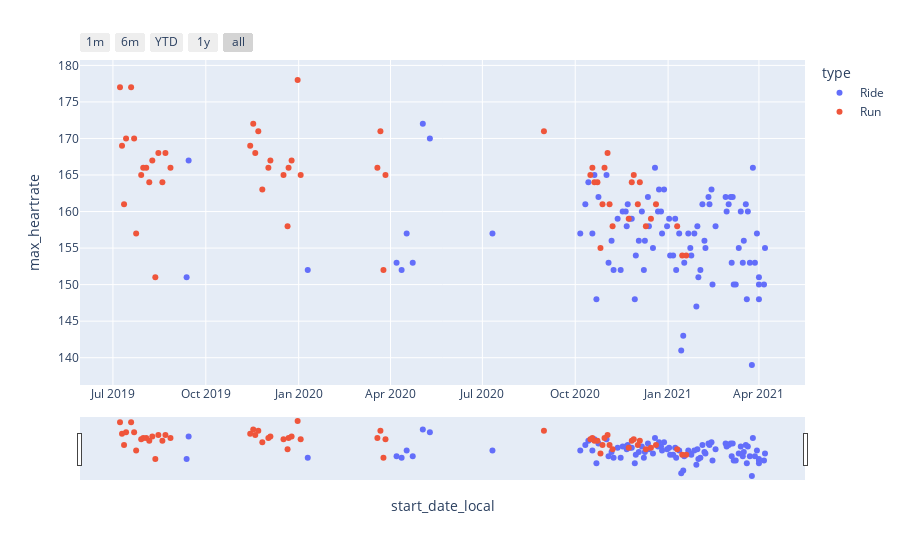

Source (notebook cell):
### Code cell
fig = px.scatter(_df, x='start_date_local', y='max_heartrate', color='type')
fig.update_xaxes(rangeslider_visible=True,
                 rangeselector=dict(
                     buttons=list([
                         dict(count=1, label="1m", step="month", stepmode="backward"),
                         dict(count=6, label="6m", step="month", stepmode="backward"),
                         dict(count=1, label="YTD", step="year", stepmode="todate"),
                         dict(count=1, label="1y", step="year", stepmode="backward"),
                         dict(step="all")
                     ]))
                )
fig.show()

### Figure 1 — Plotly figure (JSON) as saved in the notebook; plotly's stock layout.template omitted (floating-point values rounded to 4 significant figures)
{"data": [{"hovertemplate": "type=Ride<br>start_date_local=%{x}<br>max_heartrate=%{y}<extra></extra>", "legendgroup": "Ride", "marker": {"color": "#636efa", "symbol": "circle"}, "mode": "markers", "name": "Ride", "orientation": "v", "showlegend": true, "type": "scatter", "x": ["2021-04-07", "2021-04-06", "2021-04-01", "2021-04-01", "2021-04-01", "2021-03-30", "2021-03-28", "2021-03-26", "2021-03-25", "2021-03-23", "2021-03-21", "2021-03-20", "2021-03-19", "2021-03-17", "2021-03-16", "2021-03-14", "2021-03-12", "2021-03-09", "2021-03-07", "2021-03-06", "2021-03-05", "2021-03-04", "2021-03-02", "2021-02-28", "2021-02-27", "2021-02-17", "2021-02-14", "2021-02-13", "2021-02-11", "2021-02-10", "2021-02-07", "2021-02-06", "2021-02-04", "2021-02-02", "2021-01-31", "2021-01-30", "2021-01-29", "2021-01-27", "2021-01-24", "2021-01-23", "2021-01-21", "2021-01-17", "2021-01-16", "2021-01-14", "2021-01-12", "2021-01-09", "2021-01-08", "2021-01-06", "2021-01-03", "2021-01-02", "2020-12-31", "2020-12-28", "2020-12-26", "2020-12-25", "2020-12-23", "2020-12-22", "2020-12-19", "2020-12-17", "2020-12-13", "2020-12-12", "2020-12-09", "2020-12-08", "2020-12-06", "2020-12-03", "2020-11-30", "2020-11-29", "2020-11-26", "2020-11-24", "2020-11-22", "2020-11-21", "2020-11-20", "2020-11-17", "2020-11-15", "2020-11-12", "2020-11-08", "2020-11-06", "2020-11-03", "2020-11-01", "2020-10-24", "2020-10-22", "2020-10-20", "2020-10-18", "2020-10-14", "2020-10-11", "2020-10-06", "2020-07-11", "2020-05-10", "2020-05-03", "2020-04-23", "2020-04-17", "2020-04-12", "2020-04-07", "2020-01-10", "2019-09-14", "2019-09-12"], "xaxis": "x", "y": [155, 150, 148, 150, 151, 157, 153, 166, 139, 153, 160, 148, 161, 156, 153, 160, 155, 150, 150, 162, 153, 162, 161, 160, 162, 158, 150, 163, 161, 162, 155, 156, 161, 152, 151, 158, 147, 157, 154, 155, 157, 153, 143, 141, 157, 152, 159, 154, 154, 159, 158, 163, 157, 160, 163, 160, 166, 155, 158, 162, 156, 152, 160, 156, 154, 148, 159, 159, 161, 158, 160, 160, 152, 159, 152, 156, 153, 165, 162, 148, 165, 157, 164, 161, 157, 157, 170, 172, 153, 157, 152, 153, 152, 167, 151], "yaxis": "y"}, {"hovertemplate": "type=Run<br>start_date_local=%{x}<br>max_heartrate=%{y}<extra></extra>", "legendgroup": "Run", "marker": {"color": "#EF553B", "symbol": "circle"}, "mode": "markers", "name": "Run", "orientation": "v", "showlegend": true, "type": "scatter", "x": ["2021-01-19", "2021-01-15", "2021-01-10", "2020-12-20", "2020-12-15", "2020-12-10", "2020-12-04", "2020-12-02", "2020-11-28", "2020-11-26", "2020-11-23", "2020-11-07", "2020-11-04", "2020-11-02", "2020-10-30", "2020-10-28", "2020-10-26", "2020-10-23", "2020-10-20", "2020-10-18", "2020-10-16", "2020-08-31", "2020-03-27", "2020-03-25", "2020-03-22", "2020-03-19", "2020-01-03", "2019-12-31", "2019-12-25", "2019-12-22", "2019-12-21", "2019-12-17", "2019-12-04", "2019-12-02", "2019-11-26", "2019-11-22", "2019-11-19", "2019-11-17", "2019-11-14", "2019-08-27", "2019-08-22", "2019-08-19", "2019-08-15", "2019-08-12", "2019-08-09", "2019-08-06", "2019-08-03", "2019-07-31", "2019-07-29", "2019-07-24", "2019-07-22", "2019-07-19", "2019-07-14", "2019-07-12", "2019-07-10", "2019-07-08"], "xaxis": "x", "y": [154, 154, 158, 161, 159, 158, 164, 161, 165, 164, 159, 158, 161, 168, 166, 161, 155, 164, 164, 166, 165, 171, 165, 152, 171, 166, 165, 178, 167, 166, 158, 165, 167, 166, 163, 171, 168, 172, 169, 166, 168, 164, 168, 151, 167, 164, 166, 166, 165, 157, 170, 177, 170, 161, 169, 177], "yaxis": "y"}], "layout": {"legend": {"title": {"text": "type"}, "tracegroupgap": 0}, "margin": {"t": 60}, "xaxis": {"anchor": "y", "domain": [0, 1], "rangeselector": {"buttons": [{"count": 1, "label": "1m", "step": "month", "stepmode": "backward"}, {"count": 6, "label": "6m", "step": "month", "stepmode": "backward"}, {"count": 1, "label": "YTD", "step": "year", "stepmode": "todate"}, {"count": 1, "label": "1y", "step": "year", "stepmode": "backward"}, {"step": "all"}]}, "rangeslider": {"visible": true}, "title": {"text": "start_date_local"}}, "yaxis": {"anchor": "x", "domain": [0, 1], "title": {"text": "max_heartrate"}}}}
